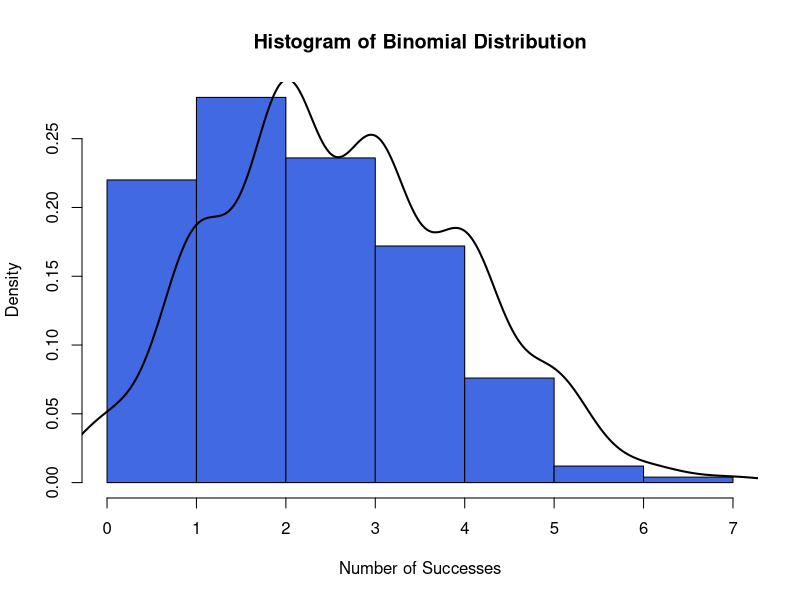
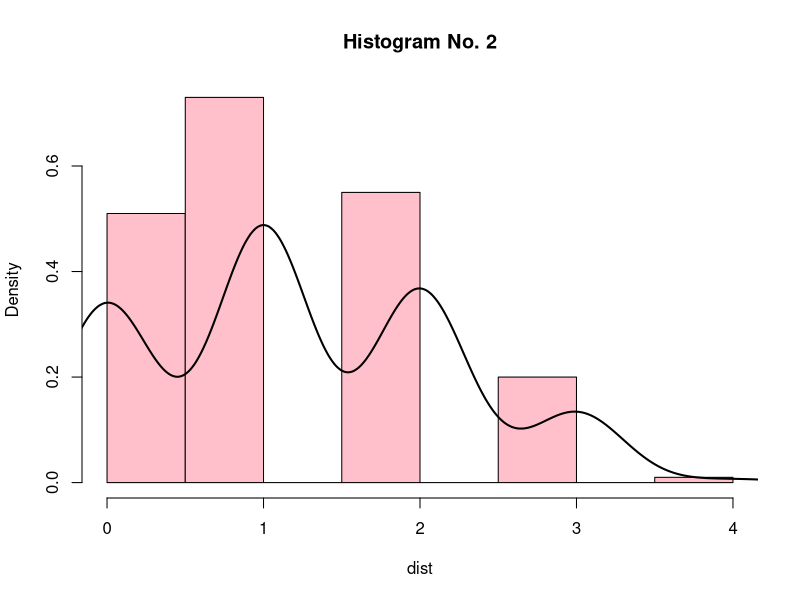
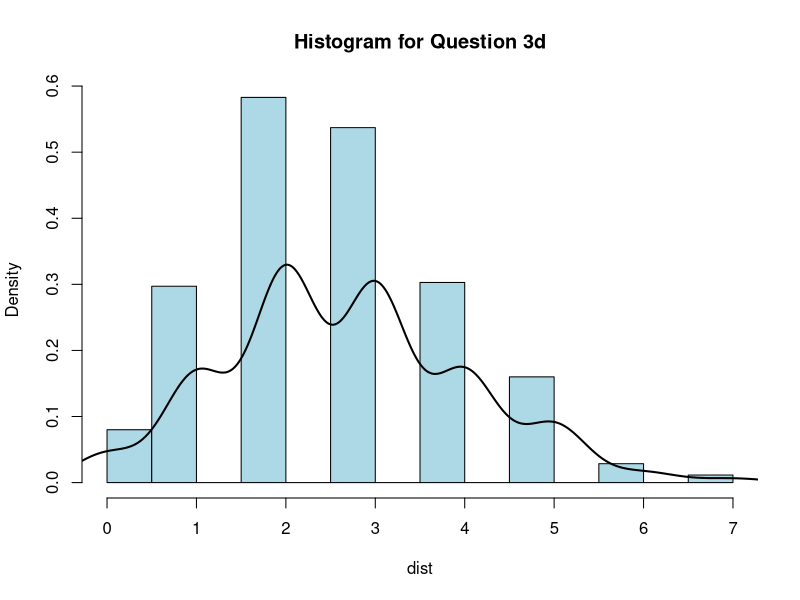
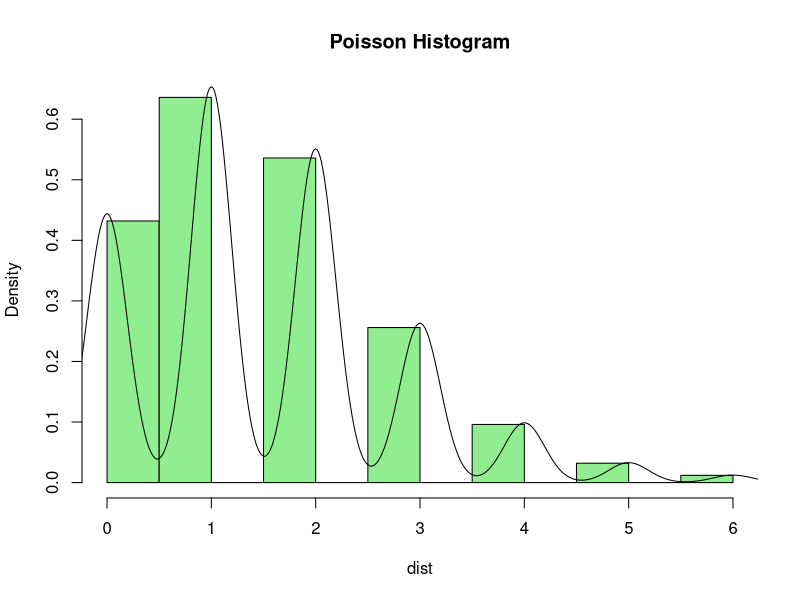
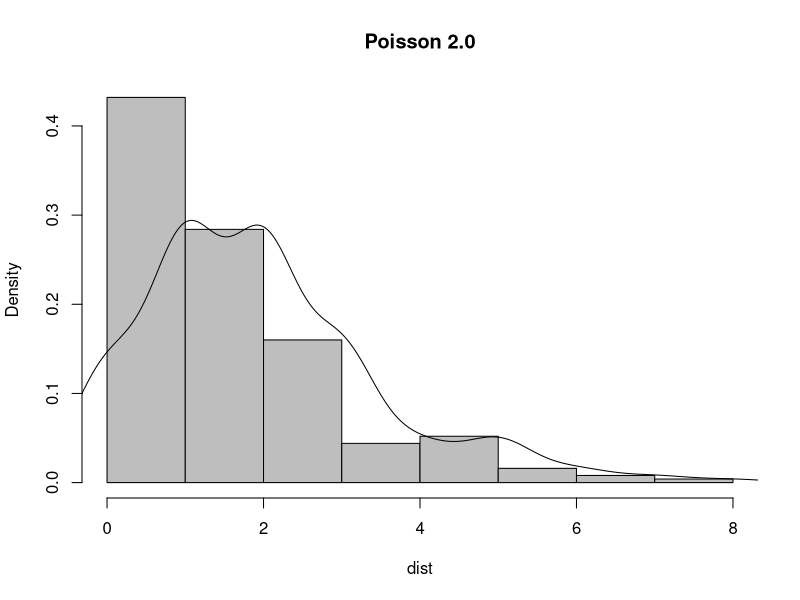
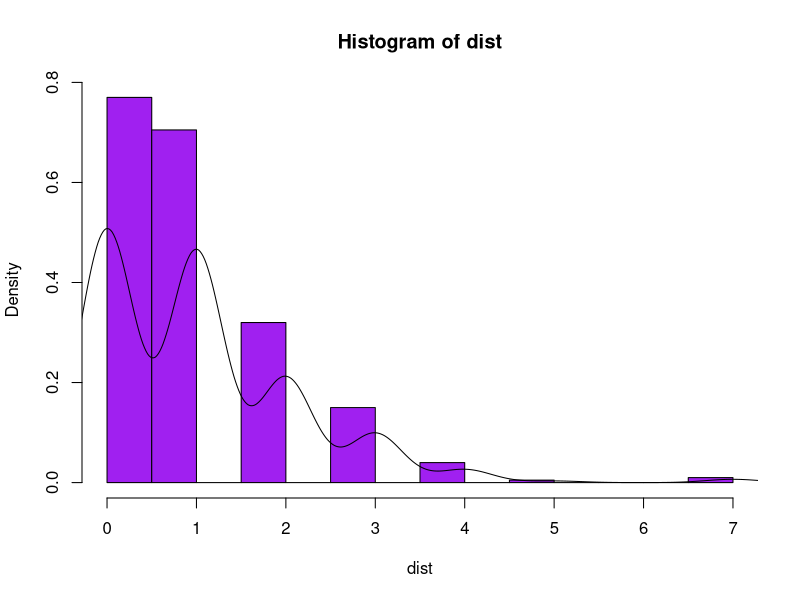
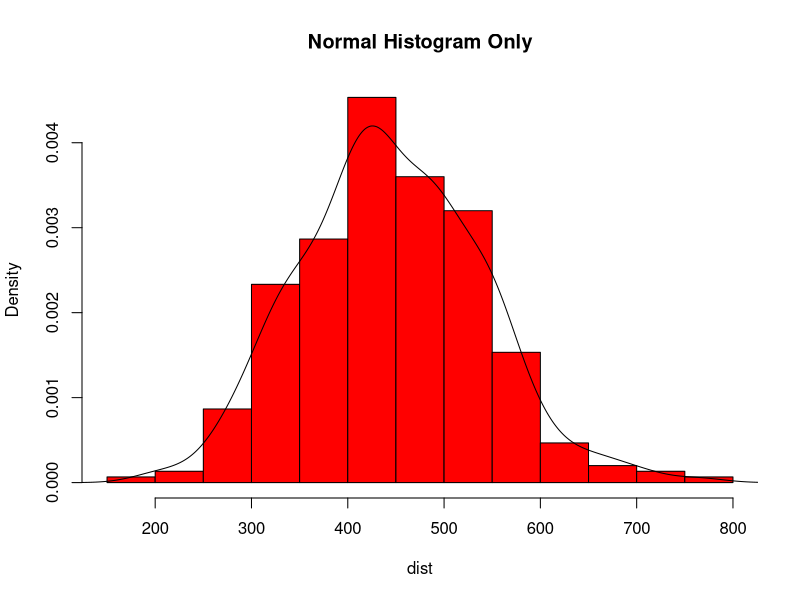
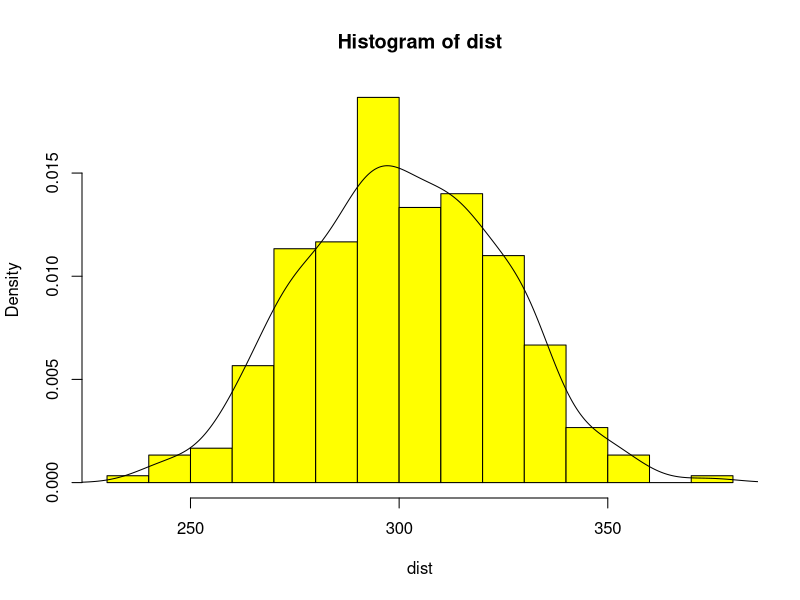

These figures' R source, in order:
# NOTE: d - probability of an exact outcome, p - cumulative probability, q - exact value, r - random generator

# BINOMIAL DISTRIBUTION BASED PROBLEMS

# 1a
dbinom(2, 9, 0.3)

# 1b
pbinom(3, 9, 0.3)

# 1c
1 - pbinom(3, 9, 0.3)

# 1d
dist = rbinom(250, 9, 0.3)
hist(dist, probability = T, main = 'Histogram of Binomial Distribution',
     xlab = "Number of Successes", col = 'royalblue')
lines(density(dist), col = 'black', lwd = 2)

# 2a
1 - pbinom(3, 6, 0.2)

# 2b
dbinom(2, 6, 0.2)

# 2c
1 - pbinom(2, 6, 0.2)

# 2d
dist = rbinom(200, 6, 0.2)
hist(dist, probability = T, main = "Histogram No. 2",
     col = "pink")
lines(density(dist), col = 'black', lwd = 2)

# 3a
dbinom(2, 9, 0.3)

# 3b
1 - pbinom(2, 9, 0.3)

# 3c
pbinom(5, 9, 0.3)

# 3d
dist = rbinom(350, 9, 0.3)
hist(dist, probability = T, main = 'Histogram for Question 3d',
     col = 'lightblue')
lines(density(dist), col = 'black', lwd = 2)

# POISSON DISTRIBUTION BASED PROBLEMS

# 1a
dpois(2, 1.5)

# 1b
1 - ppois(2, 1.5)

# 1c
dist = rpois(500, 1.5)
hist(dist, probability = T, main = 'Poisson Histogram', col = 'lightgreen')
lines(density(dist), col = 'black')

# 2
dpois(0, 2)

dpois(3, 2) + dpois(4, 2)

dist = rpois(250, 2)
hist(dist, probability = T, col = 'gray', main = 'Poisson 2.0')
lines(density(dist), col = 'black')

# 3a
1 - ppois(2, 1)

# 3b
dpois(4, 1)

# 3c
ppois(7, 1)

# 3d
dist = rpois(400, 1)
hist(dist, probability = T, col = 'purple')
lines(density(dist), col = 'black')

# NORMAL DISTRIBUTION BASED PROBLEMS

# 1a
mean = 450
sd = 100
pnorm(500, mean, sd) - pnorm(400, mean, sd)

# 1b
a = 1 - pnorm(630, mean, sd) # better
b = pnorm(630, mean, sd) # worse

# 1c
1 - pnorm(450, mean, sd)

# 1d
dist = rnorm(300, mean, sd)
hist(dist, probability = T, main = 'Normal Histogram Only', col = 'red')
lines(density(dist), col = 'black')

# 2a
mean = 300
sd = 25
1 - pnorm(350, mean, sd)

# 2b
pnorm(260, mean, sd) - pnorm(220, mean, sd)

# 2c
pnorm(300, mean, sd)

# 2d
dist= rnorm(300, mean, sd)
hist(dist, col = 'yellow', probability = T)
lines(density(dist), col = 'black')

# 3a 
mean = 42
sd = 24
(1 - pnorm(50, mean, sd)) * 1000

# 3b
(pnorm(54, mean, sd) - pnorm(30, mean, sd)) * 1000

# 3c
qnorm(0.9, mean, sd)

# 3d
dist = rnorm(300, mean, sd)
hist(dist, col = 'darkgreen', probability = T)
lines(density(dist), col = 'black')